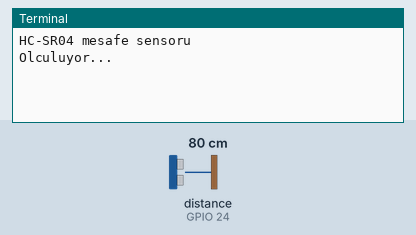
Bench run of a program on a simulated Raspberry Pi (BCM pin numbers). Shown: the last lines printed to the terminal. Inputs (shaded band) come from the test bench; at power-on: distance to the obstacle (sensor on GPIO 24) 80 cm. The echo pulse lasts 58.3 µs per cm; the clock reads 2024-03-15 10:24:30 at power-on unless the program sets it.

Above: at 1.2 s.
1.3 s: distance to the obstacle (sensor on GPIO 24) set to 2 cm
At 3.2 s:
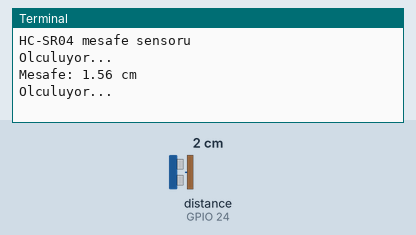
5.5 s: distance to the obstacle (sensor on GPIO 24) set to 4 cm
At 6.3 s:
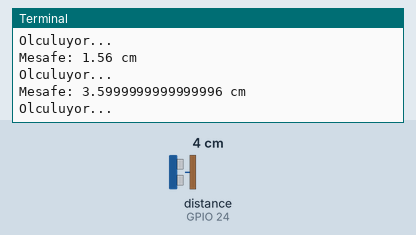

The program:

hc-sr04.py
```python
import RPi.GPIO as GPIO
import time
GPIO.setmode(GPIO.BCM)
GPIO.setwarnings(False)

TRIG = 23
ECHO = 24

print ("HC-SR04 mesafe sensoru")

GPIO.setup(TRIG,GPIO.OUT)
GPIO.setup(ECHO,GPIO.IN)

while True:

 GPIO.output(TRIG, False)
 print ("Olculuyor...")
 time.sleep(2)

 GPIO.output(TRIG, True)
 time.sleep(0.00001)
 GPIO.output(TRIG, False)

 while GPIO.input(ECHO)==0:
     pulse_start = time.time()

 while GPIO.input(ECHO)==1:
     pulse_end = time.time()

 pulse_duration = pulse_end - pulse_start

 distance = pulse_duration * 17150
 distance = round(distance, 2)

 if distance > 2 and distance < 400:
     print ("Mesafe:",distance - 0.5,"cm")
 else:
     print ("Menzil asildi")
```

Measured:
- after the input at 1.3 s, the terminal: prints a new line after 0.70 s (image 1)
- after the input at 5.5 s, the terminal: prints a new line after 0.50 s (image 2)
